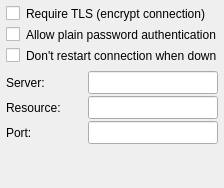
           <widget class="QWidget" name="acc_proto_advanced_jabber" >
            <layout class="QVBoxLayout" >
             <property name="spacing" >
              <number>8</number>
             </property>
             <property name="leftMargin" >
              <number>6</number>
             </property>
             <property name="topMargin" >
              <number>6</number>
             </property>
             <property name="rightMargin" >
              <number>6</number>
             </property>
             <property name="bottomMargin" >
              <number>4</number>
             </property>
             <item>
              <widget class="QGroupBox" name="acc_proto_jabber_opt" >
               <property name="minimumSize" >
                <size>
                 <width>180</width>
                 <height>0</height>
                </size>
               </property>
               <property name="styleSheet" >
                <string>border: 0px;</string>
               </property>
               <layout class="QVBoxLayout" >
                <property name="leftMargin" >
                 <number>0</number>
                </property>
                <property name="topMargin" >
                 <number>0</number>
                </property>
                <property name="rightMargin" >
                 <number>0</number>
                </property>
                <property name="bottomMargin" >
                 <number>0</number>
                </property>
                <item>
                 <widget class="QCheckBox" name="acc_proto_jabber_opt_tlsrequired" >
                  <property name="text" >
                   <string>Require TLS (encrypt connection)</string>
                  </property>
                  <property name="autoExclusive" >
                   <bool>false</bool>
                  </property>
                 </widget>
                </item>
                <item>
                 <widget class="QCheckBox" name="acc_proto_jabber_opt_allowplainauth" >
                  <property name="text" >
                   <string>Allow plain password authentication</string>
                  </property>
                 </widget>
                </item>
                <item>
                 <widget class="QCheckBox" name="acc_proto_jabber_opt_noautorestart" >
                  <property name="text" >
                   <string>Don't restart connection when down</string>
                  </property>
                 </widget>
                </item>
               </layout>
              </widget>
             </item>
             <item>
              <layout class="QVBoxLayout" >
               <property name="spacing" >
                <number>2</number>
               </property>
               <item>
                <layout class="QHBoxLayout" >
                 <property name="spacing" >
                  <number>2</number>
                 </property>
                 <item>
                  <widget class="QLabel" name="label_13" >
                   <property name="sizePolicy" >
                    <sizepolicy vsizetype="Preferred" hsizetype="Fixed" >
                     <horstretch>0</horstretch>
                     <verstretch>0</verstretch>
                    </sizepolicy>
                   </property>
                   <property name="minimumSize" >
                    <size>
                     <width>80</width>
                     <height>0</height>
                    </size>
                   </property>
                   <property name="maximumSize" >
                    <size>
                     <width>80</width>
                     <height>16777215</height>
                    </size>
                   </property>
                   <property name="text" >
                    <string>Server:</string>
                   </property>
                  </widget>
                 </item>
                 <item>
                  <widget class="QLineEdit" name="acc_proto_jabber_server" >
                   <property name="minimumSize" >
                    <size>
                     <width>0</width>
                     <height>23</height>
                    </size>
                   </property>
                   <property name="maximumSize" >
                    <size>
                     <width>16777215</width>
                     <height>23</height>
                    </size>
                   </property>
                  </widget>
                 </item>
                </layout>
               </item>
               <item>
                <layout class="QHBoxLayout" >
                 <property name="spacing" >
                  <number>2</number>
                 </property>
                 <item>
                  <widget class="QLabel" name="label_12" >
                   <property name="sizePolicy" >
                    <sizepolicy vsizetype="Preferred" hsizetype="Fixed" >
                     <horstretch>0</horstretch>
                     <verstretch>0</verstretch>
                    </sizepolicy>
                   </property>
                   <property name="minimumSize" >
                    <size>
                     <width>80</width>
                     <height>0</height>
                    </size>
                   </property>
                   <property name="maximumSize" >
                    <size>
                     <width>80</width>
                     <height>16777215</height>
                    </size>
                   </property>
                   <property name="text" >
                    <string>Resource:</string>
                   </property>
                  </widget>
                 </item>
                 <item>
                  <widget class="QLineEdit" name="acc_proto_jabber_resource" >
                   <property name="minimumSize" >
                    <size>
                     <width>0</width>
                     <height>23</height>
                    </size>
                   </property>
                   <property name="maximumSize" >
                    <size>
                     <width>16777215</width>
                     <height>23</height>
                    </size>
                   </property>
                   <property name="text" >
                    <string/>
                   </property>
                   <property name="echoMode" >
                    <enum>QLineEdit::Normal</enum>
                   </property>
                  </widget>
                 </item>
                </layout>
               </item>
               <item>
                <layout class="QHBoxLayout" >
                 <property name="spacing" >
                  <number>2</number>
                 </property>
                 <item>
                  <widget class="QLabel" name="label_11" >
                   <property name="sizePolicy" >
                    <sizepolicy vsizetype="Preferred" hsizetype="Fixed" >
                     <horstretch>0</horstretch>
                     <verstretch>0</verstretch>
                    </sizepolicy>
                   </property>
                   <property name="minimumSize" >
                    <size>
                     <width>80</width>
                     <height>0</height>
                    </size>
                   </property>
                   <property name="maximumSize" >
                    <size>
                     <width>80</width>
                     <height>16777215</height>
                    </size>
                   </property>
                   <property name="text" >
                    <string>Port:</string>
                   </property>
                  </widget>
                 </item>
                 <item>
                  <widget class="QLineEdit" name="acc_proto_jabber_port" >
                   <property name="minimumSize" >
                    <size>
                     <width>0</width>
                     <height>23</height>
                    </size>
                   </property>
                   <property name="maximumSize" >
                    <size>
                     <width>16777215</width>
                     <height>23</height>
                    </size>
                   </property>
                   <property name="text" >
                    <string/>
                   </property>
                  </widget>
                 </item>
                </layout>
               </item>
              </layout>
             </item>
             <item>
              <spacer>
               <property name="orientation" >
                <enum>Qt::Vertical</enum>
               </property>
               <property name="sizeHint" >
                <size>
                 <width>20</width>
                 <height>40</height>
                </size>
               </property>
              </spacer>
             </item>
            </layout>
           </widget>
